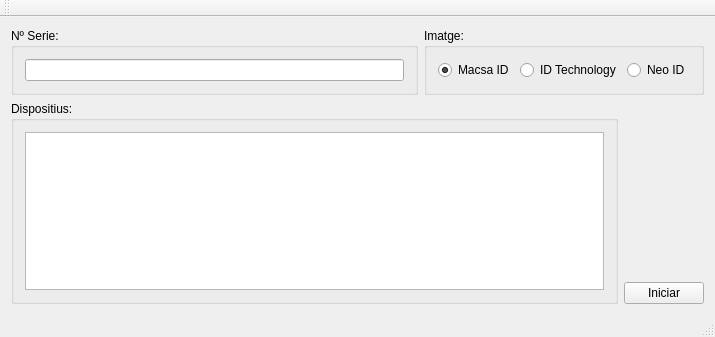
<?xml version="1.0" encoding="UTF-8"?>
<ui version="4.0">
 <class>MainWindow</class>
 <widget class="QMainWindow" name="MainWindow">
  <property name="geometry">
   <rect>
    <x>0</x>
    <y>0</y>
    <width>715</width>
    <height>337</height>
   </rect>
  </property>
  <property name="windowTitle">
   <string>MainWindow</string>
  </property>
  <widget class="QWidget" name="centralWidget">
   <layout class="QGridLayout" name="gridLayout">
    <item row="2" column="1">
     <widget class="QPushButton" name="butStart">
      <property name="text">
       <string>Iniciar</string>
      </property>
     </widget>
    </item>
    <item row="0" column="0" colspan="2">
     <layout class="QHBoxLayout" name="horizontalLayout_2">
      <item>
       <widget class="QGroupBox" name="groupBox">
        <property name="title">
         <string>Nº Serie:</string>
        </property>
        <layout class="QVBoxLayout" name="verticalLayout_5">
         <item>
          <widget class="QLineEdit" name="txtSerial"/>
         </item>
        </layout>
       </widget>
      </item>
      <item>
       <widget class="QGroupBox" name="VendorGroup">
        <property name="title">
         <string>Imatge:</string>
        </property>
        <layout class="QHBoxLayout" name="horizontalLayout_3">
         <item>
          <widget class="QRadioButton" name="rbMacsa">
           <property name="text">
            <string>Macsa ID</string>
           </property>
           <property name="checked">
            <bool>true</bool>
           </property>
          </widget>
         </item>
         <item>
          <widget class="QRadioButton" name="rbIdTech">
           <property name="text">
            <string>ID Technology</string>
           </property>
          </widget>
         </item>
         <item>
          <widget class="QRadioButton" name="rbNeo">
           <property name="text">
            <string>Neo ID</string>
           </property>
          </widget>
         </item>
        </layout>
       </widget>
      </item>
     </layout>
    </item>
    <item row="1" column="1">
     <spacer name="verticalSpacer">
      <property name="orientation">
       <enum>Qt::Vertical</enum>
      </property>
      <property name="sizeHint" stdset="0">
       <size>
        <width>20</width>
        <height>40</height>
       </size>
      </property>
     </spacer>
    </item>
    <item row="1" column="0" rowspan="2">
     <widget class="QGroupBox" name="devicesGroup">
      <property name="title">
       <string>Dispositius:</string>
      </property>
      <layout class="QVBoxLayout" name="verticalLayout_7">
       <item>
        <widget class="QListWidget" name="listDevices"/>
       </item>
      </layout>
     </widget>
    </item>
   </layout>
  </widget>
  <widget class="QMenuBar" name="menuBar">
   <property name="geometry">
    <rect>
     <x>0</x>
     <y>0</y>
     <width>715</width>
     <height>22</height>
    </rect>
   </property>
  </widget>
  <widget class="QToolBar" name="mainToolBar">
   <attribute name="toolBarArea">
    <enum>TopToolBarArea</enum>
   </attribute>
   <attribute name="toolBarBreak">
    <bool>false</bool>
   </attribute>
  </widget>
  <widget class="QStatusBar" name="statusBar"/>
 </widget>
 <layoutdefault spacing="6" margin="11"/>
 <resources/>
 <connections/>
</ui>
